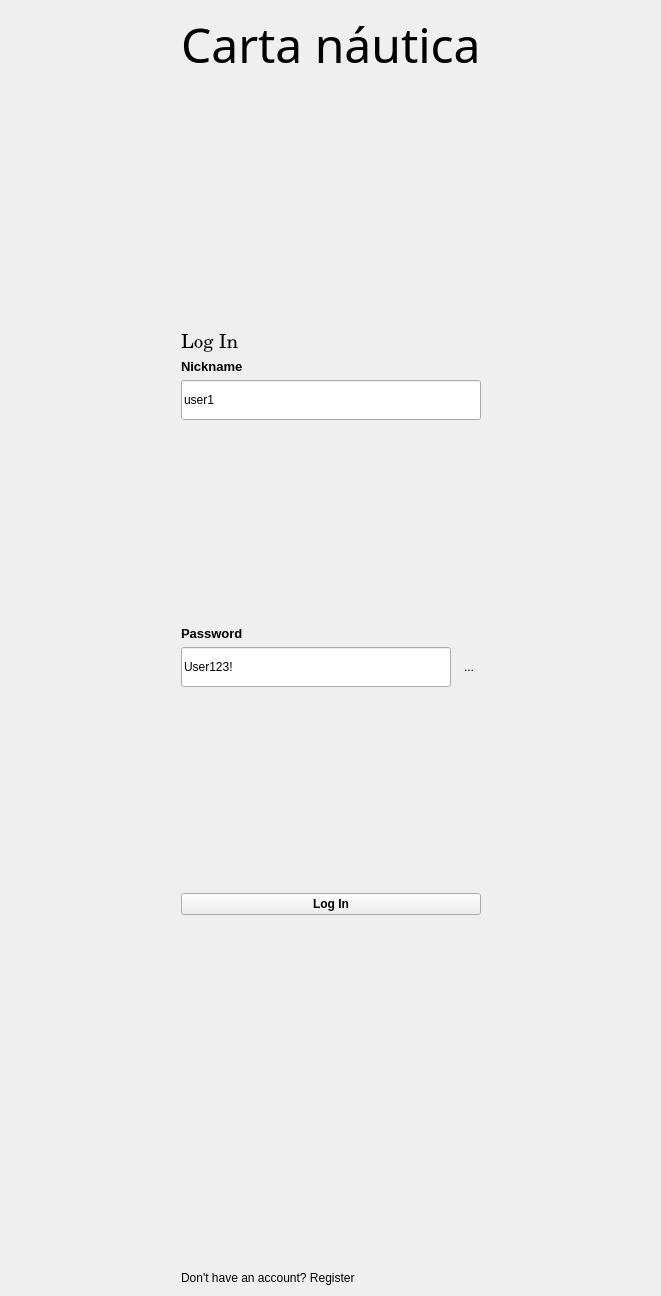
      <widget class="QWidget" name="login">
       <property name="minimumSize">
        <size>
         <width>661</width>
         <height>0</height>
        </size>
       </property>
       <layout class="QGridLayout" name="gridLayout_6">
        <item row="1" column="2">
         <spacer name="horizontalSpacer">
          <property name="orientation">
           <enum>Qt::Orientation::Horizontal</enum>
          </property>
          <property name="sizeType">
           <enum>QSizePolicy::Policy::MinimumExpanding</enum>
          </property>
          <property name="sizeHint" stdset="0">
           <size>
            <width>40</width>
            <height>20</height>
           </size>
          </property>
         </spacer>
        </item>
        <item row="1" column="0">
         <spacer name="horizontalSpacer_2">
          <property name="orientation">
           <enum>Qt::Orientation::Horizontal</enum>
          </property>
          <property name="sizeType">
           <enum>QSizePolicy::Policy::MinimumExpanding</enum>
          </property>
          <property name="sizeHint" stdset="0">
           <size>
            <width>40</width>
            <height>20</height>
           </size>
          </property>
         </spacer>
        </item>
        <item row="1" column="1">
         <layout class="QGridLayout" name="gridLayout_5">
          <item row="11" column="1" colspan="2">
           <widget class="QPushButton" name="buttonLogIn">
            <property name="font">
             <font>
              <bold>true</bold>
             </font>
            </property>
            <property name="text">
             <string>Log In</string>
            </property>
           </widget>
          </item>
          <item row="1" column="1" colspan="2">
           <spacer name="verticalSpacer_4">
            <property name="orientation">
             <enum>Qt::Orientation::Vertical</enum>
            </property>
            <property name="sizeHint" stdset="0">
             <size>
              <width>20</width>
              <height>250</height>
             </size>
            </property>
           </spacer>
          </item>
          <item row="5" column="1">
           <spacer name="verticalSpacer_6">
            <property name="orientation">
             <enum>Qt::Orientation::Vertical</enum>
            </property>
            <property name="sizeHint" stdset="0">
             <size>
              <width>20</width>
              <height>100</height>
             </size>
            </property>
           </spacer>
          </item>
          <item row="8" column="1">
           <widget class="QLineEdit" name="lineEdit_2">
            <property name="minimumSize">
             <size>
              <width>0</width>
              <height>40</height>
             </size>
            </property>
            <property name="text">
             <string>User123!</string>
            </property>
           </widget>
          </item>
          <item row="2" column="1" colspan="2">
           <widget class="QLabel" name="label_logIn">
            <property name="font">
             <font>
              <family>Century</family>
              <pointsize>14</pointsize>
             </font>
            </property>
            <property name="text">
             <string>Log In</string>
            </property>
           </widget>
          </item>
          <item row="12" column="1" colspan="2">
           <spacer name="verticalSpacer_3">
            <property name="orientation">
             <enum>Qt::Orientation::Vertical</enum>
            </property>
            <property name="sizeHint" stdset="0">
             <size>
              <width>20</width>
              <height>350</height>
             </size>
            </property>
           </spacer>
          </item>
          <item row="10" column="1" colspan="2">
           <spacer name="verticalSpacer">
            <property name="orientation">
             <enum>Qt::Orientation::Vertical</enum>
            </property>
            <property name="sizeHint" stdset="0">
             <size>
              <width>20</width>
              <height>200</height>
             </size>
            </property>
           </spacer>
          </item>
          <item row="6" column="1">
           <spacer name="verticalSpacer_12">
            <property name="orientation">
             <enum>Qt::Orientation::Vertical</enum>
            </property>
            <property name="sizeHint" stdset="0">
             <size>
              <width>20</width>
              <height>100</height>
             </size>
            </property>
           </spacer>
          </item>
          <item row="4" column="1" colspan="2">
           <widget class="QLineEdit" name="enter_nickname">
            <property name="sizePolicy">
             <sizepolicy hsizetype="MinimumExpanding" vsizetype="MinimumExpanding">
              <horstretch>0</horstretch>
              <verstretch>0</verstretch>
             </sizepolicy>
            </property>
            <property name="minimumSize">
             <size>
              <width>0</width>
              <height>40</height>
             </size>
            </property>
            <property name="text">
             <string>user1</string>
            </property>
           </widget>
          </item>
          <item row="3" column="1" colspan="2">
           <widget class="QLabel" name="label_nickname">
            <property name="sizePolicy">
             <sizepolicy hsizetype="Preferred" vsizetype="Maximum">
              <horstretch>0</horstretch>
              <verstretch>0</verstretch>
             </sizepolicy>
            </property>
            <property name="font">
             <font>
              <pointsize>10</pointsize>
              <bold>true</bold>
             </font>
            </property>
            <property name="text">
             <string>Nickname</string>
            </property>
           </widget>
          </item>
          <item row="7" column="1" colspan="2">
           <widget class="QLabel" name="label_password">
            <property name="font">
             <font>
              <pointsize>10</pointsize>
              <bold>true</bold>
             </font>
            </property>
            <property name="text">
             <string>Password</string>
            </property>
           </widget>
          </item>
          <item row="8" column="2">
           <widget class="QToolButton" name="pas1">
            <property name="text">
             <string>...</string>
            </property>
            <property name="autoRaise">
             <bool>true</bool>
            </property>
           </widget>
          </item>
         </layout>
        </item>
        <item row="2" column="1">
         <widget class="QLabel" name="registrarse">
          <property name="text">
           <string>Don't have an account? Register</string>
          </property>
         </widget>
        </item>
        <item row="0" column="1">
         <widget class="QLabel" name="titulo">
          <property name="sizePolicy">
           <sizepolicy hsizetype="MinimumExpanding" vsizetype="MinimumExpanding">
            <horstretch>0</horstretch>
            <verstretch>0</verstretch>
           </sizepolicy>
          </property>
          <property name="font">
           <font>
            <family>Castellar</family>
            <pointsize>36</pointsize>
           </font>
          </property>
          <property name="text">
           <string>Carta náutica</string>
          </property>
         </widget>
        </item>
       </layout>
      </widget>
